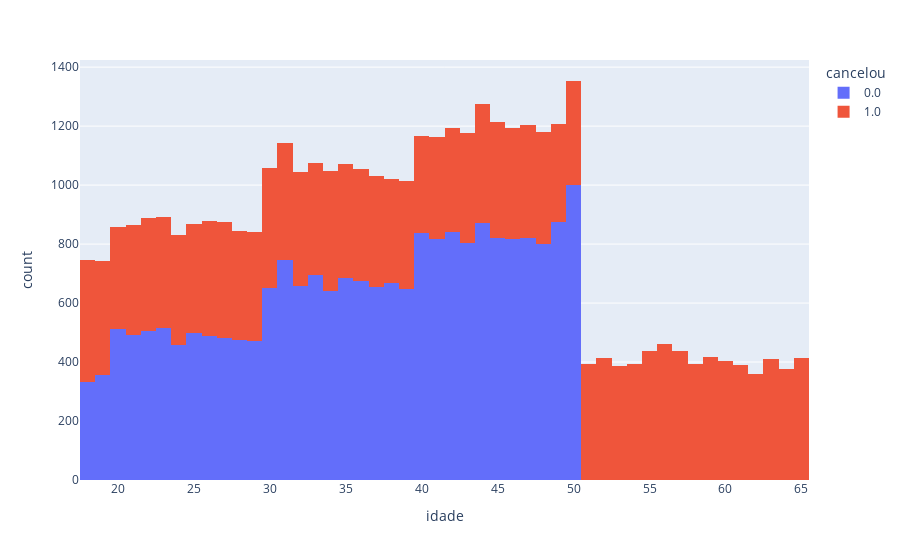

Write notebook code for a chart like this one.
### Code cell
# PASSO 5: Analise a causa do cancelamento dos clientes
# Criar graficos para fazer analise

import plotly.express as px

#criar o grafico
grafico = px.histogram(tabela, x="idade", color="cancelou")
#exibir o grafico
grafico.show()

### Figure 1 — Plotly figure (JSON) as saved in the notebook; plotly's stock layout.template omitted (floating-point values rounded to 4 significant figures; data arrays with more than 128 entries replaced by an {"elided": "..."} marker saying what was removed)
{"data": [{"alignmentgroup": "True", "bingroup": "x", "hovertemplate": "cancelou=0.0<br>idade=%{x}<br>count=%{y}<extra></extra>", "legendgroup": "0.0", "marker": {"color": "#636efa", "pattern": {"shape": ""}}, "name": "0.0", "offsetgroup": "0.0", "orientation": "v", "showlegend": true, "type": "histogram", "x": {"elided": "21606 int values"}, "xaxis": "x", "yaxis": "y"}, {"alignmentgroup": "True", "bingroup": "x", "hovertemplate": "cancelou=1.0<br>idade=%{x}<br>count=%{y}<extra></extra>", "legendgroup": "1.0", "marker": {"color": "#EF553B", "pattern": {"shape": ""}}, "name": "1.0", "offsetgroup": "1.0", "orientation": "v", "showlegend": true, "type": "histogram", "x": {"elided": "18510 int values"}, "xaxis": "x", "yaxis": "y"}], "layout": {"barmode": "relative", "legend": {"title": {"text": "cancelou"}, "tracegroupgap": 0}, "margin": {"t": 60}, "xaxis": {"anchor": "y", "domain": [0, 1], "title": {"text": "idade"}}, "yaxis": {"anchor": "x", "domain": [0, 1], "title": {"text": "count"}}}}
